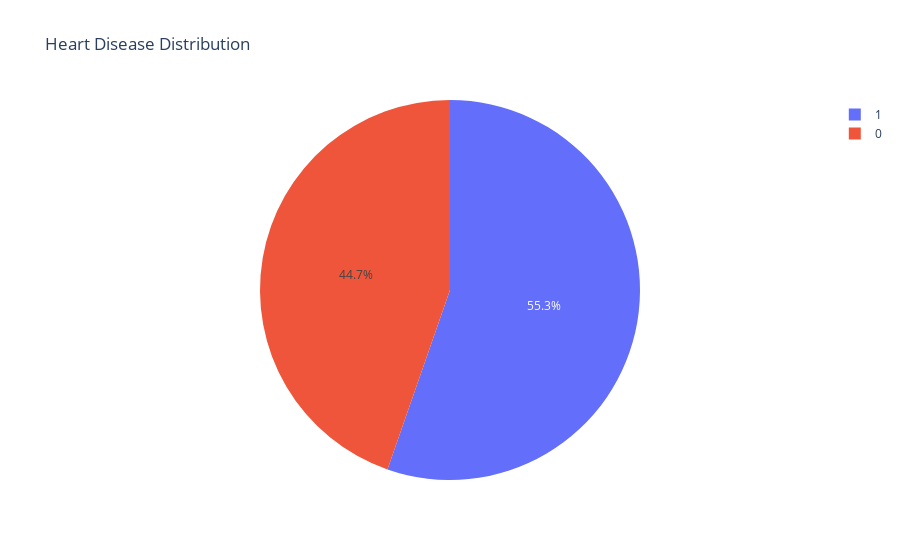

Notebook source saved alongside this figure:
### Code cell
px.pie(heart, names='HeartDisease', title='Heart Disease Distribution')

### Figure 1 — Plotly figure (JSON) as saved in the notebook; plotly's stock layout.template omitted (floating-point values rounded to 4 significant figures; data arrays with more than 128 entries replaced by an {"elided": "..."} marker saying what was removed)
{"data": [{"domain": {"x": [0, 1], "y": [0, 1]}, "hovertemplate": "HeartDisease=%{label}<extra></extra>", "labels": {"elided": "918 int values"}, "legendgroup": "", "name": "", "showlegend": true, "type": "pie"}], "layout": {"legend": {"tracegroupgap": 0}, "title": {"text": "Heart Disease Distribution"}}}
